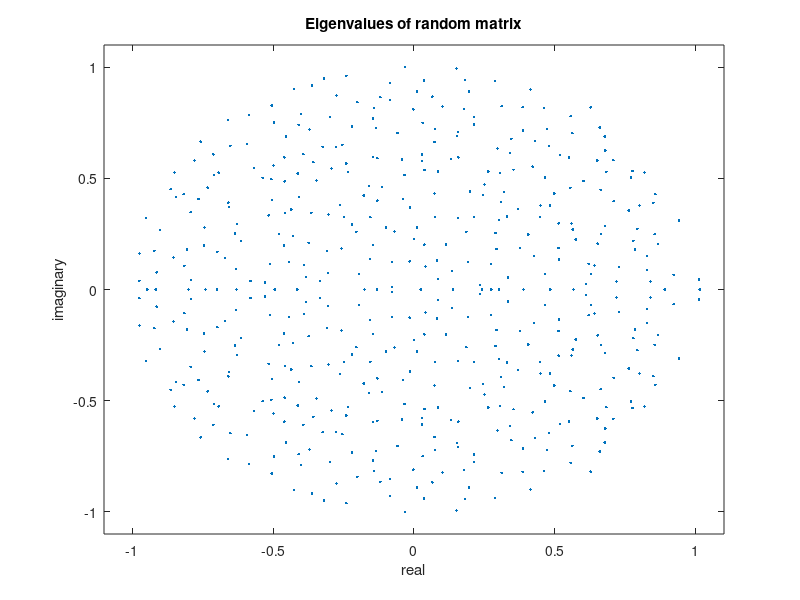

MATLAB code to generate this figure:
%% RANDOM MATRIX
n = 500;    % Number of dimensions.
H = randn(n,n)/sqrt(n); % Normalized Gaussian Random Matrix.
figure;
plot(eig(H),'.') % Plot the eigenvalue of H.
xlabel('real');
ylabel('imaginary');
xlim([-1.1 1.1]);
ylim([-1.1 1.1])
title('Eigenvalues of random matrix')